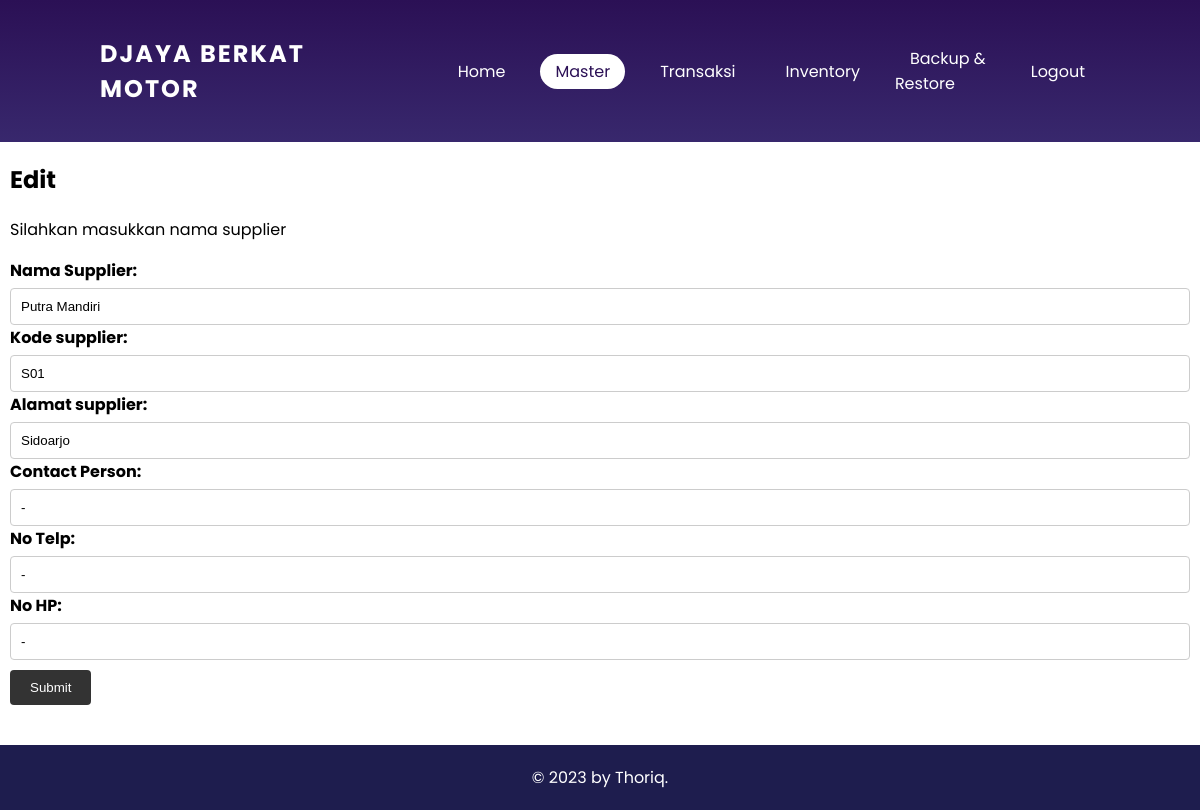
Screenshot of /Master/kelolamaster/kelolasupplier.php?ubah=16 with the database file from the repository.
### tables this page shows
CREATE TABLE `master_supplier` (
  `id_supplier` int(11) NOT NULL,
  `kode_supplier` varchar(10) NOT NULL,
  `nama_supplier` varchar(50) NOT NULL,
  `alamat_supplier` varchar(50) NOT NULL,
  `contactperson_supplier` varchar(20) NOT NULL,
  `no_telp_supplier` varchar(20) NOT NULL,
  `no_hp_supplier` varchar(20) NOT NULL
);

### Master/kelolamaster/kelolasupplier.php (the view, shortened to what this page needs)
<?php
    include '../../koneksi.php';
    include 'headerkelolamaster.php';
    $namasupplier = '';
    $alamatsupplier = '';
    $contactpersonsupplier = '';
    $notelpsupplier = '';
    $nohpsupplier = '';
    $kodesupplier = '';
    if(isset($_GET['ubah'])){
        $id_supplier = $_GET['ubah'];
        $query = "SELECT * FROM master_supplier WHERE id_supplier = '$id_supplier';";
        $sql = mysqli_query($conn,$query);
        $result = mysqli_fetch_assoc($sql);
        $namasupplier = $result['nama_supplier'];
        $kodesupplier = $result['kode_supplier'];
        $alamatsupplier = $result['alamat_supplier'];
        $contactpersonsupplier = $result['contactperson_supplier'];
        $notelpsupplier = $result['no_telp_supplier'];
        $nohpsupplier = $result['no_hp_supplier'];
    }
?>
<!DOCTYPE html>
<html>
<head>
  <link rel="stylesheet" href="../../CSS/styles.css">
</head>
<body>
  <div class="container">
    <div class="content">
    <h2>Edit</h2>
      <p>Silahkan masukkan nama supplier</p>
      <form method="POST" action="updatesupplier.php">
        <label for="nama_supplier">Nama Supplier:</label>
        <input type="text" id="nama_supplier" name="nama_supplier" value="<?php echo $namasupplier; ?>" required>
        <label for="kodesupplier">Kode supplier:</label>
        <input type="text" id="kodesupplier" name="kodesupplier" value="<?php echo $kodesupplier; ?>"required>
        <label for="alamatsupplier">Alamat supplier:</label>
        <input type="text" id="alamatsupplier" name="alamatsupplier" value="<?php echo $alamatsupplier; ?>" required>
        <label for="contactperson">Contact Person:</label>
        <input type="text" id="contactperson" name="contactperson" value="<?php echo $contactpersonsupplier; ?>" required>
        <label for="notelp">No Telp:</label>
        <input type="text" id="notelp" name="notelp" value="<?php echo $notelpsupplier; ?>" required>
        <label for="nohp">No HP:</label>
        <input type="text" id="nohp" name="nohp" value="<?php echo $nohpsupplier; ?>">
        <button type="submit">Submit</button>
      </form>
    </div>
  </div>
  <footer class="footer">
    <p>&copy; 2023 by Thoriq.</p>
  </footer>
</body>
</html>

### CSS/styles.css (style rules this page uses)
body { font-family: 'Poppins', sans-serif; background-color: #fff; margin: 0; padding: 0; overflow-x: hidden; background: linear-gradient(#2b1055,#7597de); }
.container { max-width: 100%; margin: 0; padding: 0; background-color: #ffffff; min-height: 520px; }
.content { max-width: 12000px; margin-left: -10px; margin-right: -10px; padding: 20px; background-color: #ffffff; }
.content h2 { margin-top: 0; }
form { margin-bottom: 20px; }
form label { display: block; margin-bottom: 5px; font-weight: bold; }
form input[type="text"], form input[type="number"], form select { width: 100%; padding: 10px; border-radius: 4px; border: 1px solid #ccc; }
form button { background-color: #333; color: #fff; padding: 10px 20px; border: none; border-radius: 4px; cursor: pointer; transition: background-color 0.3s ease; margin-top: 10px; }
.footer { background-color: #1e1d4e ; color: #fff; padding: 20px; text-align: center; }
.footer p { margin: 0; }

### rows the page displays
master_supplier: nama_supplier "Putra Mandiri", kodesupplier "S01", alamatsupplier "Sidoarjo", contactperson "-", notelp "-", nohp "-"
